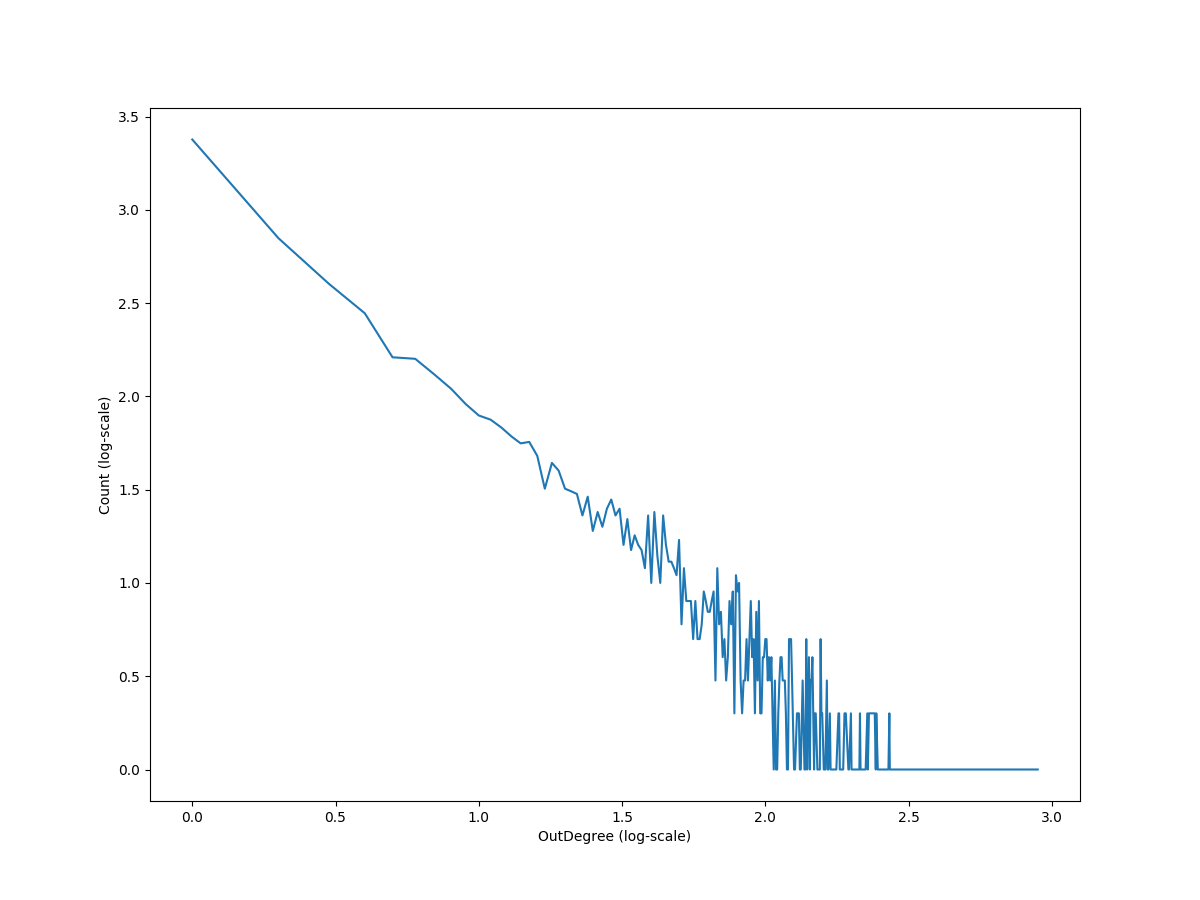

Write Python code to recreate this figure.
#!/usr/bin/python3

import numpy as np
import pandas as pd
import matplotlib.pyplot as plt

df = pd.read_csv("nodeDegrees.txt",sep='\t')

print(df.head())

plt.figure(figsize=(12,9))
plt.xlabel("OutDegree (log-scale)")
plt.ylabel("Count (log-scale)")
plt.plot(np.log10(df.OutDegree), np.log10(df.Count))
plt.savefig("q2.png")

fit = np.polyfit(np.log10(df.OutDegree), np.log10(df.Count), deg = 1)
fitted = fit[1] + fit[0]*np.log10(df.OutDegree)
plt.figure(figsize=(12,9))
plt.xlabel("OutDegree (log-scale)")
plt.ylabel("Count (log-scale)")
plt.plot(np.log10(df.OutDegree), np.log10(df.Count))
plt.plot(np.log10(df.OutDegree), fitted, 'r-')
plt.savefig("q2-fit.png")
print(fit)
